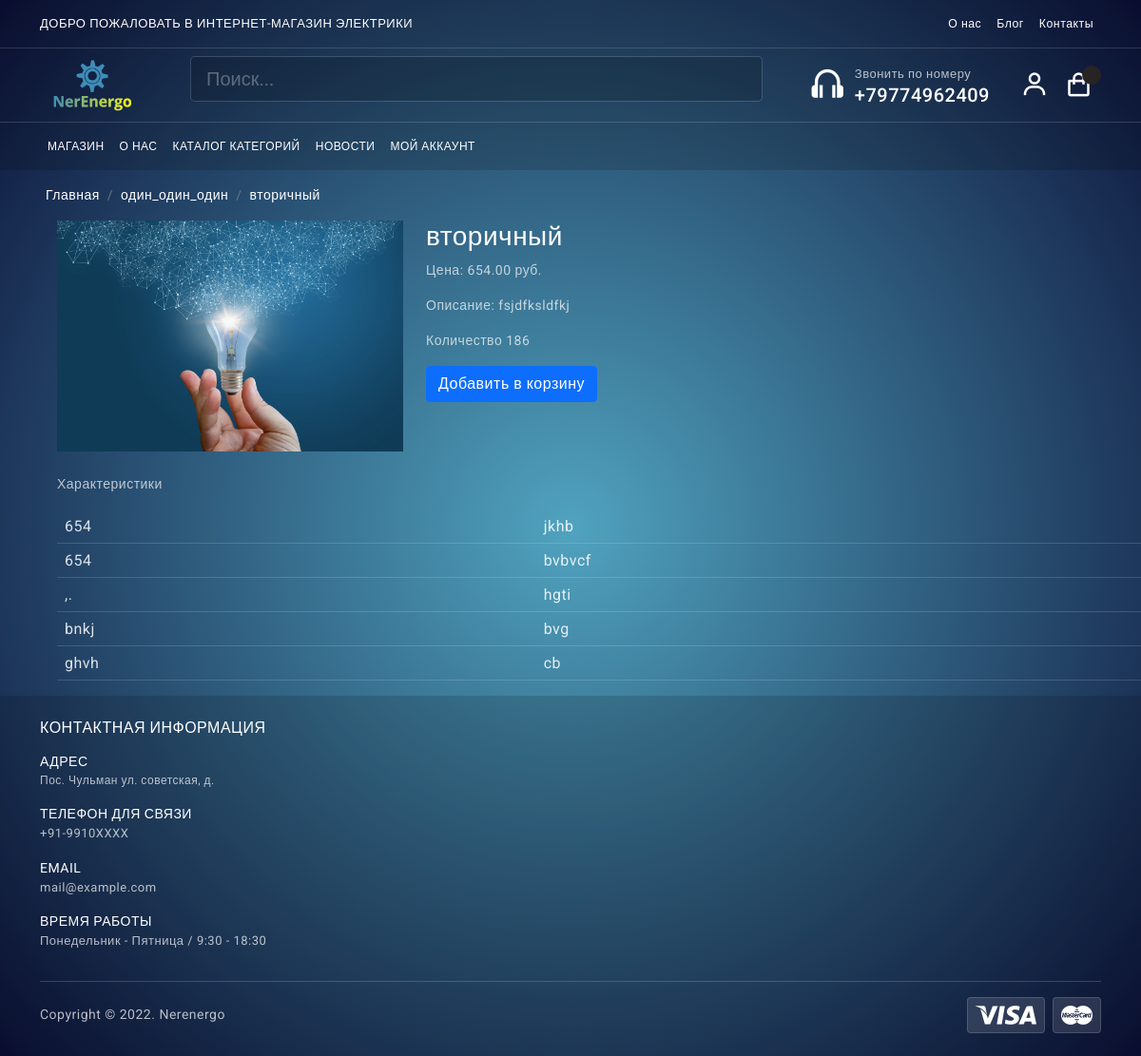
The app's page /products/2/vtor/ with its own data.
### mainapp/models.py (models this page shows, shortened)
class Product(models.Model):
	category = models.ForeignKey(Category, verbose_name='Категория', on_delete=models.CASCADE)
	title = models.CharField(max_length=255, verbose_name="наименование")
	identifications = models.PositiveIntegerField(default=1, verbose_name='индификатор', blank=True)
	slug = models.SlugField(unique=True)
	image = models.ImageField(verbose_name='Изображение')
	description = models.TextField(verbose_name='описание', null=True)
	price = models.DecimalField(max_digits=9, decimal_places=2, verbose_name='Цена')
	count_view = models.PositiveIntegerField(default=0, verbose_name='Количество')
	characteristiks = models.TextField(verbose_name='описание', null=True)
	date_created = models.DateTimeField(auto_now_add = True)
	property1 = models.CharField(max_length=255, verbose_name="свойство_№1", blank=True)
	property2 = models.CharField(max_length=255, verbose_name="свойство_№2", blank=True)
	property3 = models.CharField(max_length=255, verbose_name="свойство_№3", blank=True)
	property4 = models.CharField(max_length=255, verbose_name="свойство_№4", blank=True)
	property5 = models.CharField(max_length=255, verbose_name="свойство_№5", blank=True)
	property6 = models.CharField(max_length=255, verbose_name="свойство_№6", blank=True)
	property7 = models.CharField(max_length=255, verbose_name="свойство_№7", blank=True)
	property8 = models.CharField(max_length=255, verbose_name="свойство_№8", blank=True)
	property9 = models.CharField(max_length=255, verbose_name="свойство_№9", blank=True)
	property10 = models.CharField(max_length=255, verbose_name="свойство_№10", blank=True)
	class Meta:
		verbose_name = 'Продукт'
		verbose_name_plural = 'Продукты'

class Category(MPTTModel):
	name = models.CharField(max_length=255, verbose_name="имя категории")
	slug = models.SlugField(unique=True)
	parent = TreeForeignKey('self', on_delete=models.CASCADE, null=True, blank=True, related_name='children')
	class MPTTMeta:
		order_insertion_by = ['name']
	class Meta:
		verbose_name = 'Категорию'
		verbose_name_plural = 'категории'

### mainapp/views.py (the view, shortened to what this page needs)
# urls.py: path('products/<id>/<slug>/', ProductDetailView.as_view(), name='product_detail'),
class ProductDetailView(DetailView):
    model = Product

### mainapp/templates/mainapp/product_detail.html (shortened to what this page needs)
{% extends 'mainapp/index.html' %}
{% block content %}
<nav aria-label="breadcrumb" class="mt-3 ms-5">
	<ol class="breadcrumb">
		<li class="breadcrumb-item "><a href="{% url 'mainapp:index.html' %}">Главная</a></li>
		<li class="breadcrumb-item"><a href="" >{{product.category.name }}</a></li>
		<li class="breadcrumb-item active" aria-current="page">{{ product.title }}</li>
	</ol>
</nav>
<div class="row ms-5"   >
    <div class="col-md-4">
        <img src="{{ product.image.url }}" class="img-fluid">
    </div>
    <div class="col-md-8">
    	<h3>{{ product.title }}</h3>
    	<p>Цена: {{ product.price }} руб.</p>
        <p>Описание: {{ product.description }}</p>
        <p>Количество {{ product.count_view }}</p>
        <a href="{% url 'cart:add_cart' product_id=product.id %}"><button class="btn btn-primary">Добавить в корзину</button></a>
    </div>
    <div class="characteristic">
	   <p class='mt-4'> Характеристики </p>
       <table class="table w-100" >
           <tr>
               <td>{{ product.property1 }}</td>
               <td>{{ product.property6 }}</td>
           </tr>
           <tr>
               <td>{{ product.property2 }}</td>
               <td>{{ product.property7 }}</td>
           </tr>
           <tr>
               <td>{{ product.property3 }}</td>
               <td>{{ product.property8 }}</td>
           </tr>
           <tr>
               <td>{{ product.property4 }}</td>
               <td>{{ product.property9}}</td>
           </tr>
           <tr>
               <td>{{ product.property5 }}</td>
               <td>{{ product.property10 }}</td>
           </tr>
       </table>
    </div>
</div>
{% endblock content %}

### static/mainapp/css/app.css (style rules this page uses)
body { background-image: radial-gradient(circle, rgba(80,163,191,1)0%, rgba(11,16,55,1)100%); font-size: 14px; letter-spacing: .5px; font-family: Roboto, sans-serif; }
a { text-decoration: none }

### records on screen
Product: category.name "один_один_один", title "вторичный", image (picture), price "654.00", description "fsjdfksldfkj", count_view "186", property1 "654", property6 "jkhb", property2 "654", property7 "bvbvcf", property3 ",.", property8 "hgti", property4 "bnkj", property9 "bvg", property5 "ghvh", property10 "cb"
